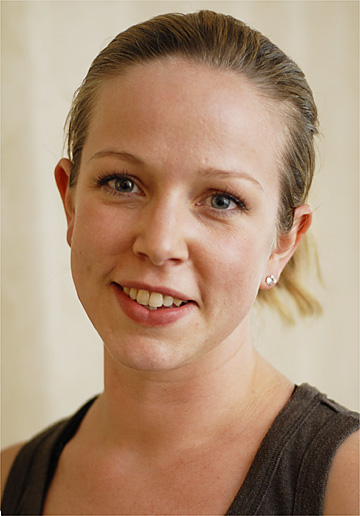
#> input picture CVTema3/data/Pratheepan_Dataset/FacePhoto/06Apr03Face.jpg, 360 x 516 px, given in place of 3.jpg, which was not available; the run also reads 2 pictures not shown here
$ python main.py
#> lines starting #> are read from the running program, lines starting #| are printed output that depends on the picture; after the words box and inside, x2 and y2 are one past the last pixel; in counts of white or black regions, pixels touching at a corner belong together; pictures that were not available may be replaced by others from this repository, and a replacement may not be noted
import cv2
import numpy as np
import matplotlib.pyplot as plt


#-------Skin detection functions-------


#RGB function
def detect_skin_rgb(image):

    #R, G, B channels
    R = image[:, :, 2]
    G = image[:, :, 1]
    B = image[:, :, 0]

    #Conditions
    cond1 = (R > 95)
    cond2 = (G > 40)
    cond3 = (B > 20)
    cond4 = ((np.maximum(np.maximum(R, G), B) - np.minimum(np.maximum(R, G), B)) > 15)
    cond5 = (np.abs(R - G) > 15)
    cond6 = (R > G)
    cond7 = (R > B)


    # [31 lines of commented-out code are left out]
    condition = cond1 & cond2 & cond3 & cond4 & cond5 & cond6 & cond7

    #Skin mask
    skin_mask = np.zeros_like(R)
    skin_mask[condition] = 255  # Set skin pixels to white
    return skin_mask


#HSV function
def detect_skin_hsv(image):

    #BGR to HSV
    hsv_image = cv2.cvtColor(image, cv2.COLOR_BGR2HSV)
    H, S, V = cv2.split(hsv_image)

    #Condtitions
    cond1 = (H >= 0) & (H <= 50)
    cond2 = (S >= 0.23 * 255) & (S <= 0.68 * 255)
    cond3 = (V >= 0.35 * 255) & (V <= 255)


    # Combine conditions with logical AND
    condition = cond1 & cond2 & cond3

    #Skin mask
    skin_mask = np.zeros_like(H)
    skin_mask[condition] = 255  # Set skin pixels to white
    return skin_mask


#YCBCR function
def detect_skin_ycbcr(image):

    #BGR to YCbCr
    ycbcr_image = cv2.cvtColor(image, cv2.COLOR_BGR2YCrCb)
    Y, Cr, Cb = cv2.split(ycbcr_image)

    #Conditions
    cond1 = (Y > 80)
    cond2 = (Cb > 85) & (Cb < 135)
    cond3 = (Cr > 135) & (Cr < 180)

    # [15 lines of commented-out code are left out]
    condition = cond1 & cond2 & cond3

    #Skin mask
    skin_mask = np.zeros_like(Y)
    skin_mask[condition] = 255  # Set skin pixels to white
    return skin_mask


#Detect face function
def detect_face(image, string):

    #Method
    if(string == "RGB"):
        skin_mask = detect_skin_rgb(image)
    if(string == "HSV"):
        skin_mask = detect_skin_hsv(image)
    if(string == "YCBCR"):
        skin_mask = detect_skin_ycbcr(image)

    #Contours
    contours, _ = cv2.findContours(skin_mask, cv2.RETR_EXTERNAL, cv2.CHAIN_APPROX_SIMPLE)

    #Largest contour
    if contours:
        largest_contour = max(contours, key=cv2.contourArea)

        #Get the bounding box for the largest contour
        x, y, w, h = cv2.boundingRect(largest_contour)

        #Draw the bounding box on the original image
        result_image = cv2.rectangle(image.copy(), (x, y), (x + w, y + h), (0, 255, 0), 2)
        return result_image

    #No contour
    return image


#Evaluate skin detection function
def evaluate_skin_detection(detected_mask, ground_truth_mask):

    #Mask conversion to binary
    detected_mask_bin = detected_mask // 255  # 255 -> 1
    ground_truth_mask_bin = ground_truth_mask // 255  # 255 -> 1

    #Confusion matrix's components
    TP = np.sum((detected_mask_bin == 1) & (ground_truth_mask_bin == 1))  # True Positive
    FN = np.sum((detected_mask_bin == 0) & (ground_truth_mask_bin == 1))  # False Negative
    FP = np.sum((detected_mask_bin == 1) & (ground_truth_mask_bin == 0))  # False Positive
    TN = np.sum((detected_mask_bin == 0) & (ground_truth_mask_bin == 0))  # True Negative

    #Acurracy
    accuracy = (TP + TN) / (TP + TN + FP + FN)

    return (TP, FN, FP, TN), accuracy


#Plot function
def plotimages1(original,string1,mask,string2,face,string3):
    plt.figure(figsize=(12, 6))

    plt.subplot(2, 2, 1)
    plt.imshow(cv2.cvtColor(original, cv2.COLOR_BGR2RGB))
    plt.title(string1)
    plt.axis('off')

    plt.subplot(2, 2, 2)
    plt.imshow(cv2.cvtColor(mask, cv2.COLOR_BGR2RGB))
    plt.title(string2)
    plt.axis('off')

    plt.subplot(2, 2, 3)
    plt.imshow(cv2.cvtColor(face, cv2.COLOR_BGR2RGB))
    plt.title(string3)
    plt.axis('off')

    plt.show()


#Load image and truth function
def load_image_and_ground_truth(image_path, gt_path):

    image = cv2.imread(image_path)
    ground_truth = cv2.imread(gt_path, cv2.IMREAD_GRAYSCALE)

    return image, ground_truth


#Evaluate pratheepan function
def evaluate_pratheepan_dataset(method):

    #PATHS
    family_images = ["data/Pratheepan_Dataset/FamilyPhoto/2007_family.jpg",
                     "data/Pratheepan_Dataset/FamilyPhoto/f_family.jpg",
                     "data/Pratheepan_Dataset/FamilyPhoto/family.jpg"]

    family_gt = ["data/Ground_Truth/GroundT_FamilyPhoto/2007_family.png",
                 "data/Ground_Truth/GroundT_FamilyPhoto/f_family.png",
                 "data/Ground_Truth/GroundT_FamilyPhoto/family.png"]

    for image_path, gt_path in zip(family_images, family_gt):

        image, ground_truth = load_image_and_ground_truth(image_path, gt_path)

        #Mask
        if method == "RGB":
            skin_mask = detect_skin_rgb(image)
        elif method == "HSV":
            skin_mask = detect_skin_hsv(image)
        elif method == "YCBCR":
            skin_mask = detect_skin_ycbcr(image)

        confusion_mat, accuracy = evaluate_skin_detection(skin_mask, ground_truth)
        tp, fn, fp, tn = confusion_mat

        #Print
        print(f"Evaluare pentru imaginea: {image_path}")
        print(f"Matricea de confuzie: TP={tp}, FN={fn}, FP={fp}, TN={tn}")
        print(f"Acuratețea: {accuracy:.4f}")
        print("-" * 50)

        face_detected_image = detect_face(image, method)

        ground_truth_colored = cv2.cvtColor(ground_truth, cv2.COLOR_GRAY2BGR)

        plotimages1(image, "Original", skin_mask, f"Mask {method}", ground_truth_colored, "Ground Truth")


test_image1 = cv2.imread('data/Tests/skin/3.jpg')
#> test_image1 is the input picture: shape (516, 360, 3); mean B, G, R 118.5, 143.6, 172.9
test_image2 = cv2.imread('data/Tests/skin/4.jpg')
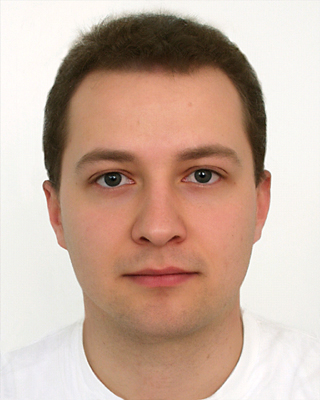
#> input picture CVTema3/data/Pratheepan_Dataset/FacePhoto/m_unsexy_gr.jpg, 320 x 400 px, given in place of 4.jpg, which was not available
#> test_image2 is the input picture: shape (400, 320, 3); mean B, G, R 158.7, 174, 200.8
test_group = cv2.imread('data/Tests/skin/group2.jpg')


test_image1_mask_HSV = detect_skin_hsv(test_image1)
#> in detect_skin_hsv, `hsv_image = cv2.cvtColor(image, cv2.COLOR_BGR2HSV)`: hsv_image: shape (516, 360, 3); mean H, S, V 16, 89.4, 172.9
#> in detect_skin_hsv, `cond1 = (H >= 0) & (H <= 50)`:
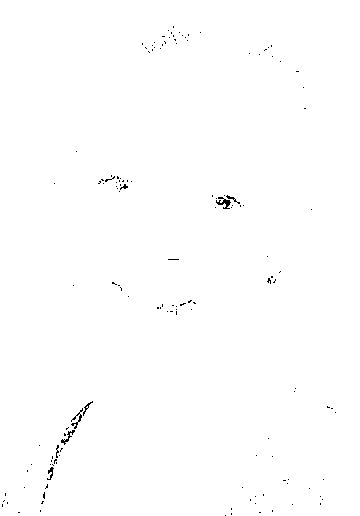
#> cond1: shape (516, 360) bool; 99.6% white; black in thin lines or dots, all inside (x1, y1, x2, y2) = (2, 26, 336, 516)
#> in detect_skin_hsv, `cond2 = (S >= 0.23 * 255) & (S <= 0.68 * 255)`: cond2: shape (516, 360) bool; 55.1% white; 805 black regions (744 under 20 px), largest, box (x1, y1, x2, y2) and area: (0, 0, 360, 449) 72836, (95, 229, 184, 328) 2534, (98, 152, 160, 217) 1097
#> in detect_skin_hsv, `cond3 = (V >= 0.35 * 255) & (V <= 255)`: cond3: shape (516, 360) bool; 88.8% white; 141 black regions (119 under 20 px), largest, box (x1, y1, x2, y2) and area: (225, 385, 359, 516) 9349, (0, 396, 98, 516) 4263, (89, 11, 226, 74) 3619
#> in detect_skin_hsv, `condition = cond1 & cond2 & cond3`: condition: shape (516, 360) bool; 45.6% white; 212 white regions (199 under 20 px), largest, box (x1, y1, x2, y2) and area: (0, 10, 324, 516) 81105, (322, 427, 360, 516) 2495, (99, 35, 127, 55) 96
test_image2_mask_HSV = detect_skin_hsv(test_image2)
#> in detect_skin_hsv (call 2), `hsv_image = cv2.cvtColor(image, cv2.COLOR_BGR2HSV)`: hsv_image: shape (400, 320, 3); mean H, S, V 23.7, 65.9, 201.1
#> in detect_skin_hsv (call 2), `H, S, V = cv2.split(hsv_image)`:
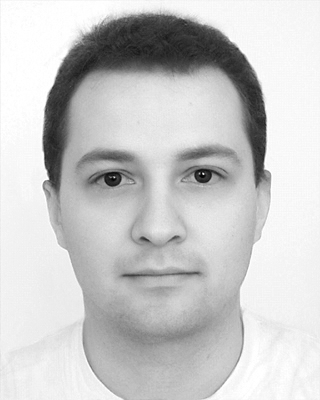
#> V: shape (400, 320); min 3, max 255, mean 201.1
#> in detect_skin_hsv (call 2), `cond1 = (H >= 0) & (H <= 50)`: cond1: shape (400, 320) bool; 93.6% white; 925 black regions (913 under 20 px), largest, box (x1, y1, x2, y2) and area: (0, 327, 123, 400) 4841, (244, 352, 320, 400) 1428, (48, 216, 59, 246) 31
#> in detect_skin_hsv (call 2), `cond2 = (S >= 0.23 * 255) & (S <= 0.68 * 255)`: cond2: shape (400, 320) bool; 53% white; 194 black regions (182 under 20 px), largest, box (x1, y1, x2, y2) and area: (0, 0, 320, 400) 59040, (99, 172, 135, 187) 190, (122, 272, 200, 277) 145
#> in detect_skin_hsv (call 2), `cond3 = (V >= 0.35 * 255) & (V <= 255)`: cond3: shape (400, 320) bool; 91% white; 19 black regions (14 under 20 px), largest, box (x1, y1, x2, y2) and area: (43, 16, 266, 190) 10852, (91, 172, 126, 187) 266, (192, 168, 224, 183) 236, (102, 156, 122, 160) 39, (123, 274, 145, 277) 27
#> in detect_skin_hsv (call 2), `condition = cond1 & cond2 & cond3`: condition: shape (400, 320) bool; 44.6% white; 58 white regions (53 under 20 px), largest, box (x1, y1, x2, y2) and area: (43, 64, 271, 400) 56681, (93, 18, 128, 37) 96, (82, 34, 92, 46) 56, (62, 45, 81, 66) 53, (216, 32, 229, 42) 32
#> test_image2_mask_HSV: shape (400, 320); 44.6% white; 58 white regions (53 under 20 px)
test_group_mask_HSV = detect_skin_hsv(test_group)
test_image1_detectface_HSV = detect_face(test_image1, "HSV")
#> in detect_face, `contours, _ = cv2.findContours(skin_mask, cv2.RETR_EXTERNAL, cv2.CHAIN..`: contours = 172 contours, 164 with area under 20; largest, box (x1, y1, x2, y2) and area: (0, 10, 324, 516) 89465, (322, 427, 360, 516) 2380, (99, 35, 127, 55) 61, (298, 383, 317, 392) 56, (90, 56, 109, 68) 40, (120, 26, 136, 36) 38, (246, 149, 256, 157) 29, (1, 6, 5, 27) 24
#> in detect_face, `largest_contour = max(contours, key=cv2.contourArea)`: largest_contour = contour of 2692 points, box (x1, y1, x2, y2) (0, 10, 324, 516), area 89465
#> in detect_face, `x, y, w, h = cv2.boundingRect(largest_contour)`: x = 0; y = 10; w = 324; h = 506
test_image2_detectface_HSV = detect_face(test_image2, "HSV")
#> in detect_face (call 2), `contours, _ = cv2.findContours(skin_mask, cv2.RETR_EXTERNAL, cv2.CHAIN..`: contours = 54 contours, 50 with area under 20; largest, box (x1, y1, x2, y2) and area: (43, 64, 271, 400) 57352, (93, 18, 128, 37) 50, (82, 34, 92, 46) 34, (62, 45, 81, 66) 24
test_group_detectface_HSV = detect_face(test_group, "HSV")

plotimages1(test_image1, "Original", test_image1_mask_HSV, "Mask HSV", test_image1_detectface_HSV, "DetectFace")
plotimages1(test_image2, "Original", test_image2_mask_HSV, "Mask HSV", test_image2_detectface_HSV, "DetectFace")
#> call 2 of plotimages1, with string1 = 'Original', string2 = 'Mask HSV', string3 = 'DetectFace'
#> in plotimages1 (call 2), `plt.show()`:
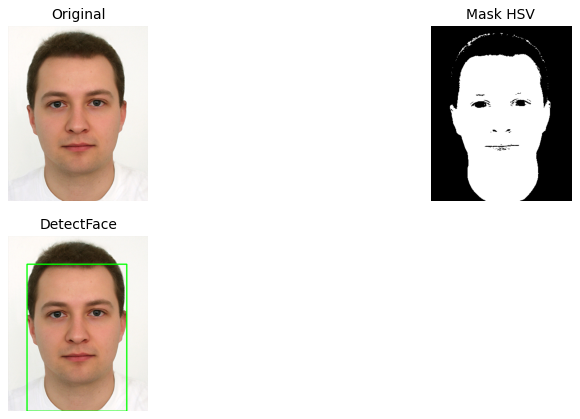
#> figure drawn by matplotlib, 3 panels
plotimages1(test_group, "Original", test_group_mask_HSV, "Mask HSV", test_group_detectface_HSV, "DetectFace")

test_image1_mask_RGB = detect_skin_rgb(test_image1)
#> in detect_skin_rgb, `cond1 = (R > 95)`: cond1: shape (516, 360) bool; 88.1% white; 129 black regions (107 under 20 px), largest, box (x1, y1, x2, y2) and area: (225, 385, 359, 516) 9502, (85, 11, 246, 79) 4532, (0, 396, 98, 516) 4305
#> in detect_skin_rgb, `cond2 = (G > 40)`: cond2: shape (516, 360) bool; 93.2% white; 235 black regions (213 under 20 px), largest, box (x1, y1, x2, y2) and area: (225, 419, 336, 516) 4849, (1, 398, 97, 516) 3924, (119, 20, 202, 58) 1272
#> in detect_skin_rgb, `cond3 = (B > 20)`: cond3: shape (516, 360) bool; 95.5% white; 502 black regions (473 under 20 px), largest, box (x1, y1, x2, y2) and area: (1, 397, 98, 516) 3638, (273, 446, 320, 515) 955, (55, 165, 68, 206) 278
#> in detect_skin_rgb, `cond4 = ((np.maximum(np.maximum(R, G), B) - np.minimum(np.maximum(R, G..`: cond4: shape (516, 360) bool; 96.3% white; 193 black regions (176 under 20 px), largest, box (x1, y1, x2, y2) and area: (230, 433, 326, 516) 3060, (0, 444, 40, 516) 1202, (37, 400, 94, 516) 962
#> in detect_skin_rgb, `cond5 = (np.abs(R - G) > 15)`: cond5: shape (516, 360) bool; 57.1% white; 134 black regions (120 under 20 px), largest, box (x1, y1, x2, y2) and area: (0, 0, 360, 516) 77099, (117, 26, 200, 57) 1049, (99, 175, 134, 192) 247
#> in detect_skin_rgb, `cond6 = (R > G)`: cond6: shape (516, 360) bool; 99.7% white; black in thin lines or dots, all inside (x1, y1, x2, y2) = (0, 18, 333, 516)
#> in detect_skin_rgb, `cond7 = (R > B)`: cond7: shape (516, 360) bool; 99.8% white; black in thin lines or dots, all inside (x1, y1, x2, y2) = (0, 39, 333, 516)
#> in detect_skin_rgb, `condition = cond1 & cond2 & cond3 & cond4 & cond5 & cond6 & cond7`: condition: shape (516, 360) bool; 52.5% white; 149 black regions (133 under 20 px), largest, box (x1, y1, x2, y2) and area: (0, 0, 360, 516) 85253, (95, 172, 154, 196) 682, (204, 188, 245, 210) 503
test_image2_mask_RGB = detect_skin_rgb(test_image2)
#> in detect_skin_rgb (call 2), `B = image[:, :, 0]`:
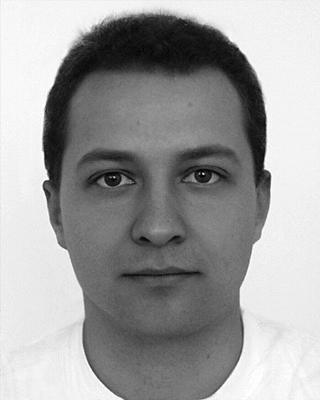
#> B: shape (400, 320); min 2, max 255, mean 158.7
#> in detect_skin_rgb (call 2), `cond1 = (R > 95)`: cond1: shape (400, 320) bool; 90.6% white; 22 black regions (15 under 20 px), largest, box (x1, y1, x2, y2) and area: (43, 15, 266, 191) 11285, (90, 172, 126, 187) 281, (191, 168, 224, 183) 252
#> in detect_skin_rgb (call 2), `cond2 = (G > 40)`: cond2: shape (400, 320) bool; 96.1% white; 82 black regions (71 under 20 px), largest, box (x1, y1, x2, y2) and area: (67, 24, 242, 84) 3551, (47, 116, 61, 173) 330, (91, 172, 122, 186) 177
#> in detect_skin_rgb (call 2), `cond3 = (B > 20)`: cond3: shape (400, 320) bool; 97.7% white; 180 black regions (173 under 20 px), largest, box (x1, y1, x2, y2) and area: (95, 25, 213, 64) 1718, (72, 54, 102, 79) 265, (211, 42, 243, 74) 233
#> in detect_skin_rgb (call 2), `cond4 = ((np.maximum(np.maximum(R, G), B) - np.minimum(np.maximum(R, G..`: cond4: shape (400, 320) bool; 54.6% white; 41 black regions (38 under 20 px), largest, box (x1, y1, x2, y2) and area: (0, 0, 320, 400) 57685, (101, 172, 122, 187) 184, (195, 170, 212, 183) 139
#> in detect_skin_rgb (call 2), `cond5 = (np.abs(R - G) > 15)`: cond5: shape (400, 320) bool; 56.4% white; 185 black regions (174 under 20 px), largest, box (x1, y1, x2, y2) and area: (0, 0, 320, 400) 45966, (0, 201, 116, 400) 8504, (40, 265, 83, 303) 427
#> in detect_skin_rgb (call 2), `cond6 = (R > G)`: cond6: shape (400, 320) bool; 86.6% white; black in thin lines or dots
#> in detect_skin_rgb (call 2), `cond7 = (R > B)`:
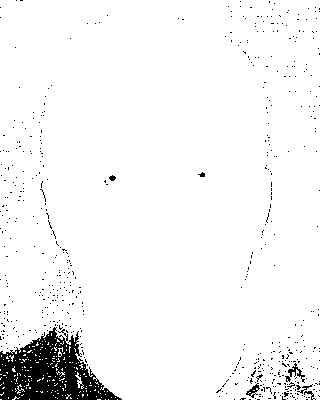
#> cond7: shape (400, 320) bool; 95.2% white; 554 black regions (547 under 20 px), largest, box (x1, y1, x2, y2) and area: (0, 327, 122, 400) 4768, (285, 363, 305, 383) 120, (246, 383, 260, 398) 80
#> in detect_skin_rgb (call 2), `condition = cond1 & cond2 & cond3 & cond4 & cond5 & cond6 & cond7`:
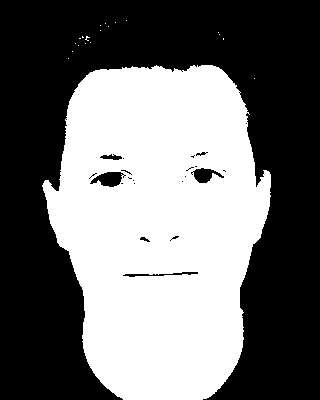
#> condition: shape (400, 320) bool; 44.4% white; 20 white regions (19 under 20 px), largest, box (x1, y1, x2, y2) and area: (42, 65, 271, 400) 56835
#> test_image2_mask_RGB: shape (400, 320); 44.4% white; 20 white regions (19 under 20 px)
test_group_mask_RGB = detect_skin_rgb(test_group)
test_image1_detectface_RGB = detect_face(test_image1, "RGB")
#> in detect_face (call 4), `contours, _ = cv2.findContours(skin_mask, cv2.RETR_EXTERNAL, cv2.CHAIN..`: contours = 126 contours, 119 with area under 20; largest, box (x1, y1, x2, y2) and area: (43, 10, 324, 516) 96450, (322, 426, 360, 516) 2342, (0, 422, 54, 507) 573, (138, 11, 201, 28) 196, (2, 400, 13, 432) 78, (99, 41, 120, 55) 34, (115, 26, 136, 39) 26
test_image2_detectface_RGB = detect_face(test_image2, "RGB")
#> in detect_face (call 5), `contours, _ = cv2.findContours(skin_mask, cv2.RETR_EXTERNAL, cv2.CHAIN..`: contours = 20 contours, 19 with area under 20; largest, box (x1, y1, x2, y2) and area: (42, 65, 271, 400) 57276
test_group_detectface_RGB = detect_face(test_group, "RGB")

plotimages1(test_image1, "Original", test_image1_mask_RGB, "Mask RGB", test_image1_detectface_RGB, "DetectFace")
plotimages1(test_image2, "Original", test_image2_mask_RGB, "Mask RGB", test_image2_detectface_RGB, "DetectFace")
plotimages1(test_group, "Original", test_group_mask_RGB, "Mask RGB", test_group_detectface_RGB, "DetectFace")

test_image1_mask_YCBCR = detect_skin_ycbcr(test_image1)
test_image2_mask_YCBCR = detect_skin_ycbcr(test_image2)
test_group_mask_YCBCR = detect_skin_ycbcr(test_group)
test_image1_detectface_YCBCR = detect_face(test_image1, "YCBCR")
#> in detect_face (call 7), `contours, _ = cv2.findContours(skin_mask, cv2.RETR_EXTERNAL, cv2.CHAIN..`: contours = 168 contours, 159 with area under 20; largest, box (x1, y1, x2, y2) and area: (43, 9, 328, 516) 97606, (0, 124, 64, 506) 10232, (322, 426, 360, 516) 2334, (309, 0, 360, 170) 1988, (0, 0, 24, 80) 1064
test_image2_detectface_YCBCR = detect_face(test_image2, "YCBCR")
#> in detect_face (call 8), `contours, _ = cv2.findContours(skin_mask, cv2.RETR_EXTERNAL, cv2.CHAIN..`: contours = 39 contours, 38 with area under 20; largest, box (x1, y1, x2, y2) and area: (42, 66, 271, 400) 56946
test_group_detectface_YCBCR = detect_face(test_group, "YCBCR")

plotimages1(test_image1, "Original", test_image1_mask_YCBCR, "Mask YCBCR", test_image1_detectface_YCBCR, "DetectFace")
plotimages1(test_image2, "Original", test_image2_mask_YCBCR, "Mask YCBCR", test_image2_detectface_YCBCR, "DetectFace")
plotimages1(test_group, "Original", test_group_mask_YCBCR, "Mask YCBCR", test_group_detectface_YCBCR, "DetectFace")


# family_images = ["data/Pratheepan_Dataset/FamilyPhoto/2007_family.jpg",
#                  "data/Pratheepan_Dataset/FamilyPhoto/f_family.jpg",
#                  "data/Pratheepan_Dataset/FamilyPhoto/family.jpg"]

# family_gt = ["data/Ground_Truth/GroundT_FamilyPhoto/2007_family.png",
#              "data/Ground_Truth/GroundT_FamilyPhoto/f_family.png",
#              "data/Ground_Truth/GroundT_FamilyPhoto/family.png"]

# face_images = ["data/Pratheepan_Dataset/FacePhoto/06Apr03Face.jpg",
#                "data/Pratheepan_Dataset/FacePhoto/m_unsexy_gr.jpg"]

# face_gt = ["data/Ground_Truth/GroundT_FacePhoto/06Apr03Face.png",
#            "data/Ground_Truth/GroundT_FacePhoto/m_unsexy_gr.png"]

print("\nRGB \n")
evaluate_pratheepan_dataset("RGB")
#> in evaluate_skin_detection, `TP = np.sum((detected_mask_bin == 1) & (ground_truth_mask_bin == 1))`: TP = 30347
#> in evaluate_skin_detection, `FN = np.sum((detected_mask_bin == 0) & (ground_truth_mask_bin == 1))`: FN = 1719
#> in evaluate_skin_detection, `FP = np.sum((detected_mask_bin == 1) & (ground_truth_mask_bin == 0))`: FP = 45492
#> in evaluate_skin_detection, `TN = np.sum((detected_mask_bin == 0) & (ground_truth_mask_bin == 0))`: TN = 185584
#> in evaluate_skin_detection, `accuracy = (TP + TN) / (TP + TN + FP + FN)`: accuracy = 0.821
#> in evaluate_pratheepan_dataset, `confusion_mat, accuracy = evaluate_skin_detection(skin_mask, ground_tr..`: confusion_mat = (30347, 1719, 45492, 185584); accuracy = 0.821
#> in evaluate_pratheepan_dataset, `tp, fn, fp, tn = confusion_mat`: tp = 30347; fn = 1719; fp = 45492; tn = 185584
#| Matricea de confuzie: TP=30347, FN=1719, FP=45492, TN=185584
#| Acuratețea: 0.8206
#> in detect_face (call 10), `contours, _ = cv2.findContours(skin_mask, cv2.RETR_EXTERNAL, cv2.CHAIN..`: contours = 285 contours, 210 with area under 20; largest, box (x1, y1, x2, y2) and area: (0, 218, 216, 443) 18354, (256, 0, 389, 118) 8152, (465, 140, 553, 267) 4594, (61, 0, 151, 75) 4049, (437, 52, 533, 157) 4024
print("\nHSV \n")
evaluate_pratheepan_dataset("HSV")
#| Matricea de confuzie: TP=7770, FN=24296, FP=40870, TN=190206
#| Acuratețea: 0.7524
#> in detect_face (call 13), `contours, _ = cv2.findContours(skin_mask, cv2.RETR_EXTERNAL, cv2.CHAIN..`: contours = 415 contours, 318 with area under 20; largest, box (x1, y1, x2, y2) and area: (0, 319, 160, 443) 9240, (264, 6, 390, 121) 5389, (0, 0, 67, 131) 4916, (474, 139, 551, 269) 3578, (61, 0, 155, 76) 2995
print("\nYCBCR \n")
evaluate_pratheepan_dataset("YCBCR")
#| Matricea de confuzie: TP=30365, FN=1701, FP=42726, TN=188350
#| Acuratețea: 0.8312
#> in detect_face (call 16), `contours, _ = cv2.findContours(skin_mask, cv2.RETR_EXTERNAL, cv2.CHAIN..`: contours = 378 contours, 280 with area under 20; largest, box (x1, y1, x2, y2) and area: (0, 219, 217, 443) 18389, (427, 50, 553, 269) 9881, (433, 305, 518, 432) 3821, (363, 182, 476, 265) 3512, (333, 90, 381, 188) 3243
